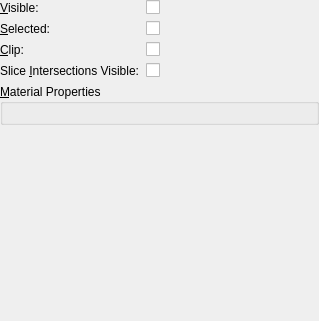
<?xml version="1.0" encoding="UTF-8"?>
<ui version="4.0">
 <class>qMRMLDisplayNodeWidget</class>
 <widget class="QWidget" name="qMRMLDisplayNodeWidget">
  <property name="geometry">
   <rect>
    <x>0</x>
    <y>0</y>
    <width>319</width>
    <height>321</height>
   </rect>
  </property>
  <property name="windowTitle">
   <string>Display Node</string>
  </property>
  <layout class="QFormLayout" name="formLayout">
   <property name="labelAlignment">
    <set>Qt::AlignLeading|Qt::AlignLeft|Qt::AlignVCenter</set>
   </property>
   <property name="margin">
    <number>0</number>
   </property>
   <item row="0" column="0">
    <widget class="QLabel" name="VisibilityLabel">
     <property name="text">
      <string>&amp;Visible:</string>
     </property>
     <property name="buddy">
      <cstring>VisibilityCheckBox</cstring>
     </property>
    </widget>
   </item>
   <item row="0" column="1">
    <widget class="QCheckBox" name="VisibilityCheckBox">
     <property name="text">
      <string/>
     </property>
    </widget>
   </item>
   <item row="1" column="0">
    <widget class="QLabel" name="SelectedLabel">
     <property name="text">
      <string>&amp;Selected:</string>
     </property>
     <property name="buddy">
      <cstring>SelectedCheckBox</cstring>
     </property>
    </widget>
   </item>
   <item row="1" column="1">
    <widget class="QCheckBox" name="SelectedCheckBox">
     <property name="text">
      <string/>
     </property>
    </widget>
   </item>
   <item row="2" column="0">
    <widget class="QLabel" name="ClippingLabel">
     <property name="text">
      <string>&amp;Clip:</string>
     </property>
     <property name="buddy">
      <cstring>ClippingCheckBox</cstring>
     </property>
    </widget>
   </item>
   <item row="2" column="1">
    <widget class="QCheckBox" name="ClippingCheckBox">
     <property name="text">
      <string/>
     </property>
    </widget>
   </item>
   <item row="3" column="0">
    <widget class="QLabel" name="SliceIntersectionVisibilityLabel">
     <property name="text">
      <string>Slice &amp;Intersections Visible:</string>
     </property>
     <property name="buddy">
      <cstring>SliceIntersectionVisibilityCheckBox</cstring>
     </property>
    </widget>
   </item>
   <item row="3" column="1">
    <widget class="QCheckBox" name="SliceIntersectionVisibilityCheckBox">
     <property name="text">
      <string/>
     </property>
    </widget>
   </item>
   <item row="4" column="0" colspan="2">
    <widget class="ctkCollapsibleGroupBox" name="CollapsibleGroupBox">
     <property name="title">
      <string>&amp;Material Properties</string>
     </property>
     <layout class="QVBoxLayout" name="verticalLayout">
      <item>
       <widget class="ctkMaterialPropertyWidget" name="MaterialPropertyWidget"/>
      </item>
     </layout>
    </widget>
   </item>
  </layout>
 </widget>
 <customwidgets>
  <customwidget>
   <class>ctkCollapsibleGroupBox</class>
   <extends>QGroupBox</extends>
   <header>ctkCollapsibleGroupBox.h</header>
   <container>1</container>
  </customwidget>
  <customwidget>
   <class>ctkMaterialPropertyWidget</class>
   <extends>QWidget</extends>
   <header>ctkMaterialPropertyWidget.h</header>
  </customwidget>
 </customwidgets>
 <resources/>
 <connections/>
</ui>
